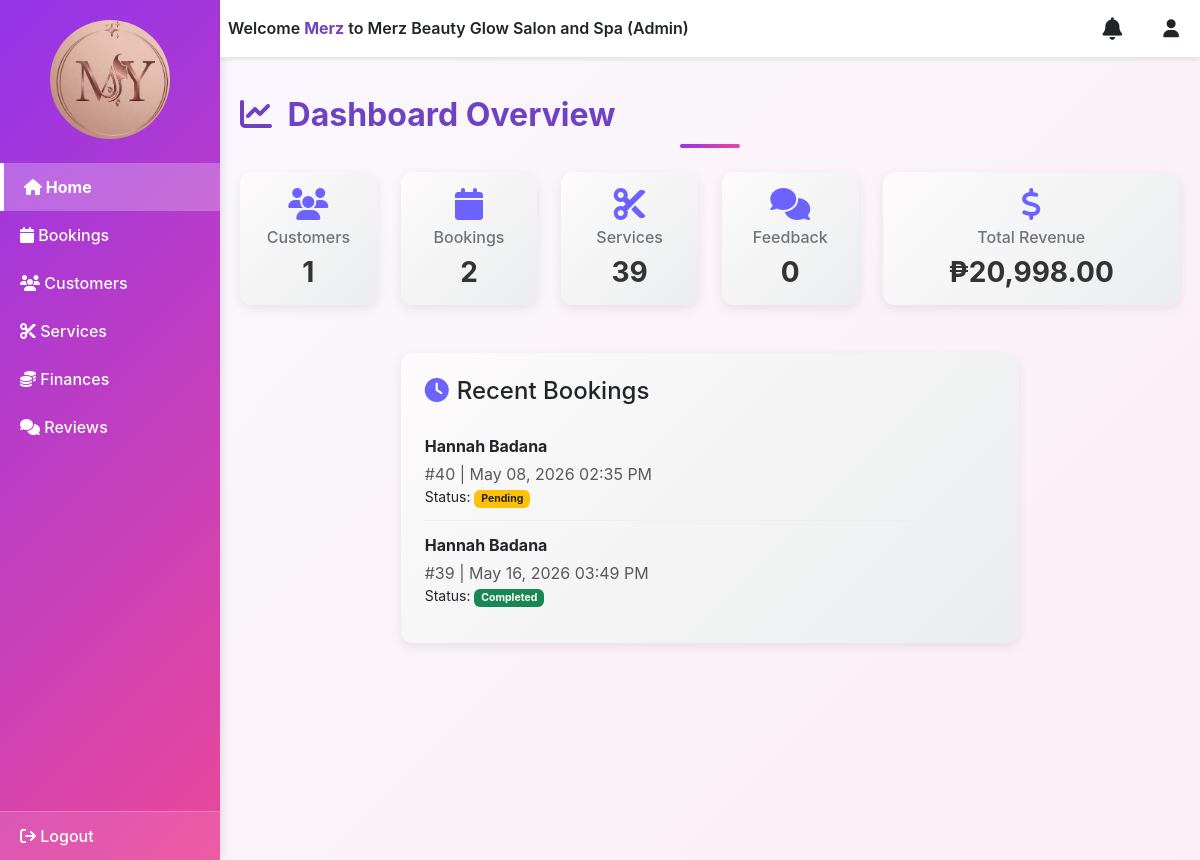
The page /admin/admin_dashboard.php?page=home (signed in) on the database its author committed.
### tables this page shows
CREATE TABLE `bookings` (
  `id` int(11) NOT NULL,
  `customer_id` int(11) NOT NULL,
  `service_id` int(11) NOT NULL,
  `booking_date` date NOT NULL,
  `booking_time` time NOT NULL,
  `status` enum('Pending','Confirmed','Completed','Cancelled') DEFAULT 'Pending',
  `created_at` timestamp NOT NULL DEFAULT current_timestamp()
);

CREATE TABLE `customers` (
  `id` int(11) NOT NULL,
  `full_name` varchar(100) NOT NULL,
  `email` varchar(100) NOT NULL,
  `password` varchar(255) NOT NULL,
  `phone` varchar(20) DEFAULT NULL,
  `profile_pic` varchar(255) DEFAULT NULL,
  `created_at` timestamp NOT NULL DEFAULT current_timestamp(),
  `reset_code` varchar(10) DEFAULT NULL
);

### admin/admin_dashboard.php (the view, shortened to what this page needs)
<?php
require_once __DIR__ . "/../includes/db.php";
$page = $_GET['page'] ?? 'home';
if ($page === 'home') {
    $customers = $conn->query("SELECT COUNT(*) AS total FROM customers")->fetch(PDO::FETCH_ASSOC)['total'] ?? 0;
    $bookings  = $conn->query("SELECT COUNT(*) AS total FROM bookings")->fetch(PDO::FETCH_ASSOC)['total'] ?? 0;
    $services  = $conn->query("SELECT COUNT(*) AS total FROM services")->fetch(PDO::FETCH_ASSOC)['total'] ?? 0;
    $feedback  = $conn->query("SELECT COUNT(*) AS total FROM feedback")->fetch(PDO::FETCH_ASSOC)['total'] ?? 0;
    $revenue   = $conn->query("SELECT SUM(amount) AS total FROM finances")->fetch(PDO::FETCH_ASSOC)['total'] ?? 0;
    $recentStmt = $conn->query("
        SELECT b.id, c.full_name, b.booking_date, b.booking_time, b.status
        FROM bookings b
        LEFT JOIN customers c ON c.id = b.customer_id
        ORDER BY b.created_at DESC
        LIMIT 5
    ");
    $recentBookings = $recentStmt->fetchAll(PDO::FETCH_ASSOC);
}
?>
<!DOCTYPE html>
<html lang="en">
<head>
  <link href="https://cdn.jsdelivr.net/npm/bootstrap@5.3.0/dist/css/bootstrap.min.css" rel="stylesheet">
  <link rel="stylesheet" href="../assets/css/style.css">
  <link rel="stylesheet" href="https://cdnjs.cloudflare.com/ajax/libs/font-awesome/6.4.0/css/all.min.css">
</head>
<body class="dash-body">
<div class="admin-container">
  <?php include("includes/sidebar.php"); ?>
  <div class="main-content">
    <?php include("includes/topbar.php"); ?>
    <div class="content mt-3">
      <?php if ($page === 'home'): ?>
        <h3 class="section-title mb-4"><i class="fa fa-chart-line me-2"></i> Dashboard Overview</h3>
        <div class="row g-4 mb-4">
          <div class="col-md-2">
            <div class="dashboard-card p-3 text-center">
              <i class="fa fa-users fa-2x mb-2"></i>
              <h6>Customers</h6>
              <h3><?= $customers ?></h3>
            </div>
          </div>
          <div class="col-md-2">
            <div class="dashboard-card p-3 text-center">
              <i class="fa fa-calendar fa-2x mb-2"></i>
              <h6>Bookings</h6>
              <h3><?= $bookings ?></h3>
            </div>
          </div>
          <div class="col-md-2">
            <div class="dashboard-card p-3 text-center">
              <i class="fa fa-scissors fa-2x mb-2"></i>
              <h6>Services</h6>
              <h3><?= $services ?></h3>
            </div>
          </div>
          <div class="col-md-2">
            <div class="dashboard-card p-3 text-center">
              <i class="fa fa-comments fa-2x mb-2"></i>
              <h6>Feedback</h6>
              <h3><?= $feedback ?></h3>
            </div>
          </div>
          <div class="col-md-4">
            <div class="dashboard-card p-3 text-center">
              <i class="fa fa-dollar-sign fa-2x mb-2"></i>
              <h6>Total Revenue</h6>
              <h3>₱<?= number_format($revenue, 2) ?></h3>
            </div>
          </div>
        </div>
        <div class="row justify-content-center">
          <div class="col-md-8">
            <div class="dashboard-card p-4 text-left">
              <h4 class="mb-3"><i class="fa fa-clock me-2"></i>Recent Bookings</h4>
              <?php if ($recentBookings && count($recentBookings) > 0): ?>
                <?php foreach ($recentBookings as $r): ?>
                  <div class="appointment">
                    <p class="mb-1"><strong><?= $r['full_name'] ?? 'Unknown' ?></strong></p>
                    <span class="text-muted">
                      #<?= $r['id'] ?> | <?= date("M d, Y", strtotime($r['booking_date'])) ?>
                      <?= date("h:i A", strtotime($r['booking_time'])) ?>
                    </span>
                    <small class="d-block">Status:
                      <span class="badge
                        <?= $r['status'] === 'Completed' ? 'bg-success' :
                            ($r['status'] === 'Pending' ? 'bg-warning text-dark' :
                            ($r['status'] === 'Cancelled' ? 'bg-danger' : 'bg-secondary')) ?>">
                        <?= ucfirst($r['status']) ?>
                      </span>
                    </small>
                  </div>
                <?php endforeach; ?>
              <?php else: ?>
                <p class="text-muted">No bookings yet</p>
              <?php endif; ?>
            </div>
          </div>
        </div>
      <?php endif; ?>
    </div>
  </div>
</div>
</body>
</html>

### assets/css/style.css (style rules this page uses)
body { margin: 0; font-family: -apple-system, BlinkMacSystemFont, 'Segoe UI', Roboto, Arial, sans-serif; background: linear-gradient(135deg, #f5f0ff, #fce7f3, #dbeafe); min-height: 100vh; }
.section-title { font-size: 32px; font-weight: 700; color: #9333ea; position: relative; }
.section-title::after { content: ""; display: block; width: 60px; height: 4px; background: linear-gradient(135deg, #9333ea, #ec4899); margin: 10px auto 0; border-radius: 2px; }
.dashboard-card { border: none; border-radius: 12px; overflow: hidden; margin-bottom: 1.5rem; box-shadow: 0 6px 20px rgba(0,0,0,0.08); }
.dash-body .main-content { margin-left: 220px; padding: 20px; margin-top: 60px; }
.dashboard-card { border-radius: 10px; background: #fff; }
.section-title { font-size: 2rem; font-weight: 700; color: #6f42c1; }

### admin/admin_dashboard.php (style rules this page uses)
body { background: linear-gradient(135deg, #f9f9ff, #fceef5); min-height: 100vh; }
.dashboard-card { border-radius: 12px; background: linear-gradient(135deg, #fdfbfb, #ebedee); box-shadow: 0 4px 12px rgba(0,0,0,0.08); transition: transform 0.2s ease, box-shadow 0.2s ease; }
.dashboard-card h3 { margin: 0; font-weight: bold; color: #333; }
.dashboard-card h6 { color: #6c757d; font-weight: 500; }
.dashboard-card i { color: #6c63ff; }
.appointment { border-bottom: 1px solid #eee; padding: 12px 0; }
.appointment:last-child { border-bottom: none; }

### rows shown on the page
bookings: customer.full_name "Hannah Badana", id "40", booking_date "May 08, 2026", booking_time "02:35 PM", status "Pending"
bookings: customer.full_name "Hannah Badana", id "39", booking_date "May 16, 2026", booking_time "03:49 PM", status "Completed"

### other values the page prints
$admin_name "Merz"
$customers "1"
$bookings "2"
$services "39"
$feedback "0"
$revenue "20,998.00"
